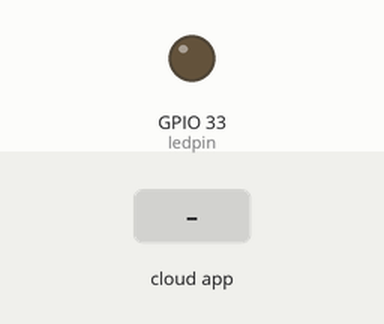
Simulated run of this sketch. Board: ESP32. Shown: output pins drawn as LEDs (lit = HIGH). The inputs (shaded band) are chosen by the test bench. WiFi joins after 1.5 s; servers stay silent unless stated; the Firebase database answers and starts empty; what the sketch prints to the serial monitor is not drawn.

Above: at 2.7 s.
2.8 s: the phone or cloud app sets state to 1
At 4.5 s:
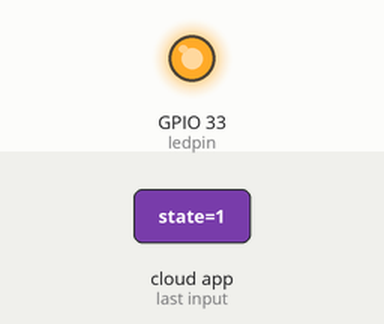
5.1 s: the phone or cloud app sets state to 0
At 6.1 s:
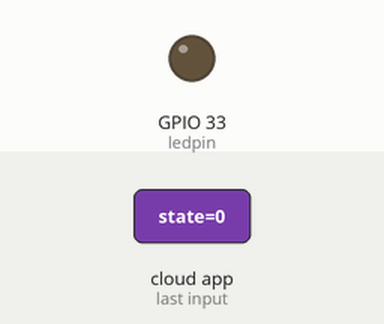
Timing chart, 0 to 8.1 s (numbered marks = the images above; inputs shaded):
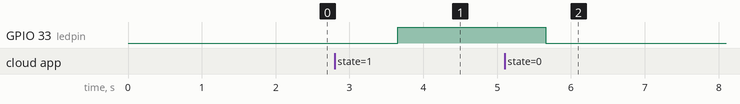

The sketch:

FirebaseSample_LED.ino
```cpp
#include <Firebase_ESP_Client.h>
#include <WiFi.h>


#define WIFI_NAME "WARNING!!!! VIRUS DETECTED"
#define WIFI_PASSWORD "Maytoyosirexie10000"

#define API_KEY "AIzaSyDF1f5EeF6cIsldc6FnyspmIgFFOLojwKk"

#define DATABASE_URL "https://harmony-testing-c67ff-default-rtdb.asia-southeast1.firebasedatabase.app/"

#define USER_EMAIL "projectharmonyesp@gmail.com"
#define USER_PASSWORD "projectHarmony_ESP32"

FirebaseData fbdo;

FirebaseAuth auth;
FirebaseConfig config;

unsigned long sendDataPrevMillis = 0;

const int ledpin = 33;


void setup() {
  // put your setup code here, to run once:
  Serial.begin(115200);
  WiFi.begin(WIFI_NAME, WIFI_PASSWORD);

  pinMode(ledpin, OUTPUT);
  digitalWrite(ledpin, LOW);

  Serial.println("Connecting to WiFi");
  while (WiFi.status() != WL_CONNECTED) {
    Serial.print(".");
    delay(300);
  }
  Serial.printf("Connected with IP: ", WiFi.localIP());
  Serial.println();

  config.api_key = API_KEY;

  auth.user.email = USER_EMAIL;
  auth.user.password = USER_PASSWORD;

  config.database_url = DATABASE_URL;

  Firebase.reconnectNetwork(true);

  fbdo.setBSSLBufferSize(4096, 1024);

  fbdo.setResponseSize(2048);

  Firebase.begin(&config, &auth);

  Firebase.setDoubleDigits(5);

  config.timeout.serverResponse = 10 * 1000;
}

void loop() {
  // put your main code here, to run repeatedly:
  if (Firebase.ready() && (millis() - sendDataPrevMillis > 1000 || sendDataPrevMillis == 0)) {
    sendDataPrevMillis = millis();

    int ledState;
    if (Firebase.RTDB.getInt(&fbdo, "led/state", &ledState)) {
      digitalWrite(ledpin, ledState);
    } else {
      Serial.println(fbdo.errorReason().c_str());
    }
  }
}
```

Measured:
- after the input at 2.8 s, GPIO 33 (ledpin): LOW → HIGH after 0.86 s
- after the input at 5.1 s, GPIO 33 (ledpin): HIGH → LOW after 0.56 s
